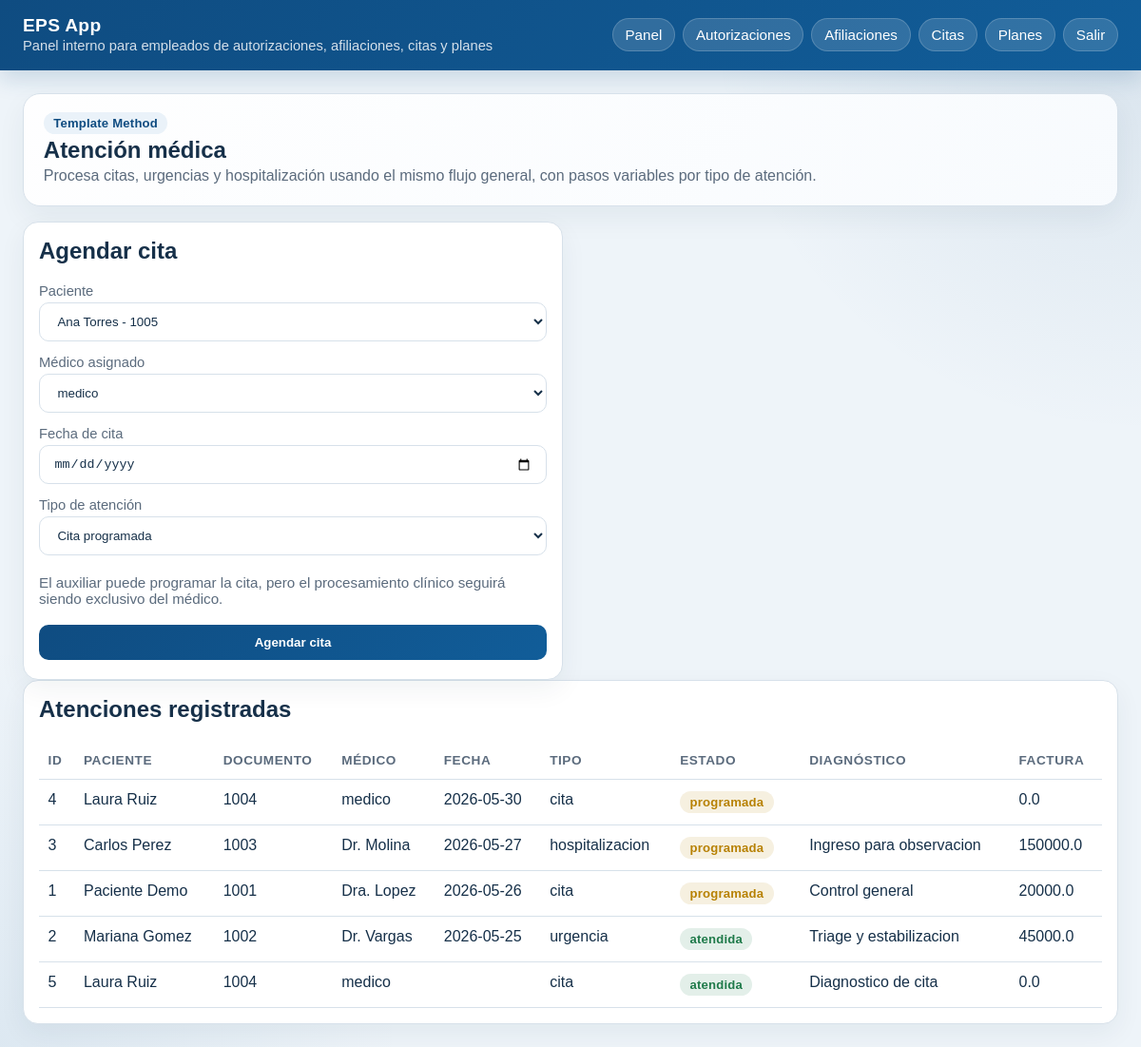
The app's page /citas/ (signed in), older data.
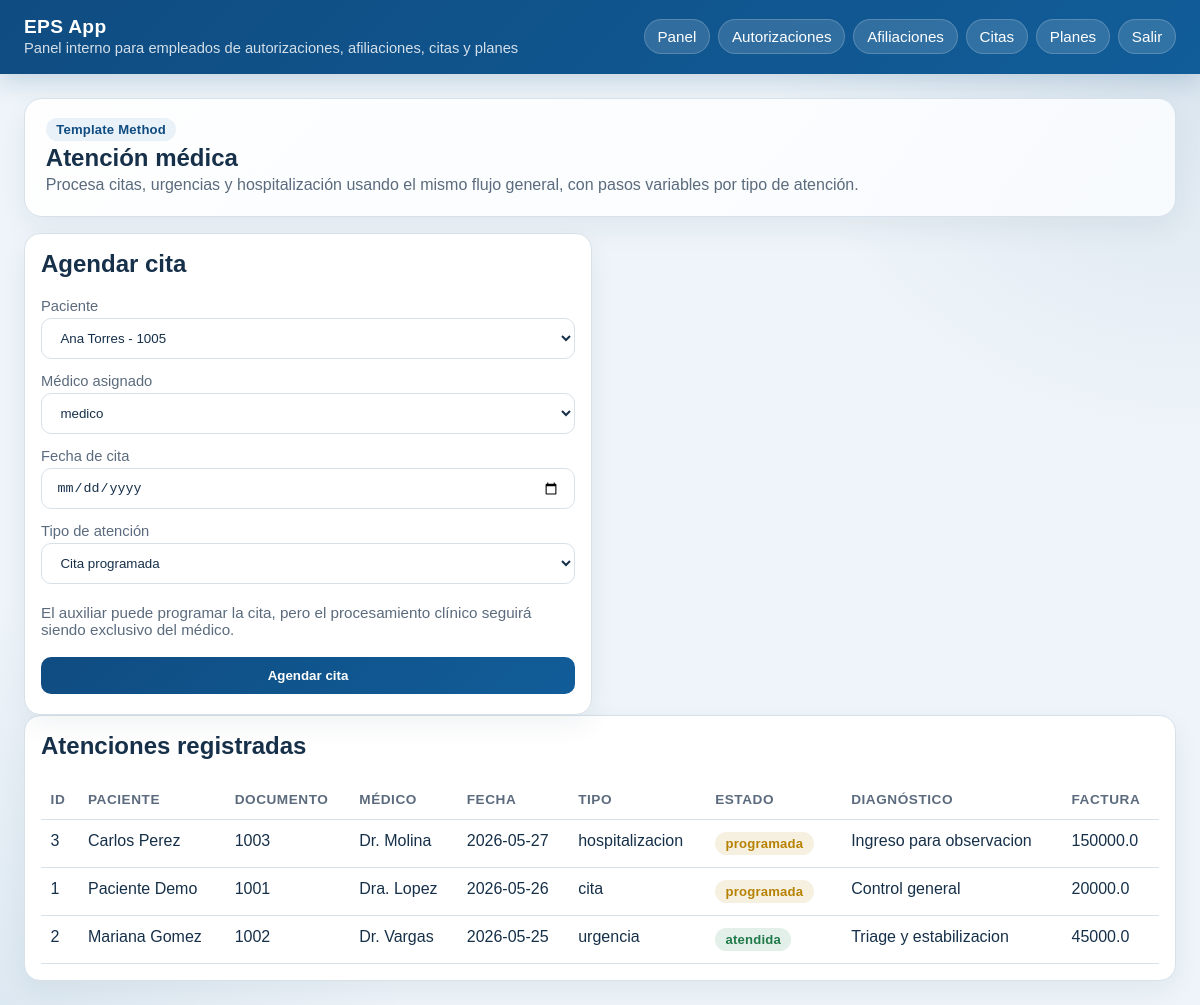
The same page, newer data.
### tables this page shows
CREATE TABLE citas (
            id INTEGER PRIMARY KEY AUTOINCREMENT,
            paciente_id INTEGER NOT NULL,
            medico TEXT NOT NULL,
            fecha TEXT NOT NULL,
            tipo_atencion TEXT NOT NULL,
            estado TEXT NOT NULL,
            motivo_consulta TEXT,
            diagnostico TEXT,
            observaciones TEXT,
            triage TEXT,
            signos_vitales TEXT,
            intervenciones TEXT,
            habitacion TEXT,
            fecha_ingreso TEXT,
            fecha_alta TEXT,
            factura_total REAL NOT NULL DEFAULT 0,
            FOREIGN KEY(paciente_id) REFERENCES pacientes(id)
        );

CREATE TABLE pacientes (
            id INTEGER PRIMARY KEY AUTOINCREMENT,
            nombre TEXT NOT NULL,
            documento TEXT UNIQUE NOT NULL,
            direccion TEXT,
            telefono TEXT,
            email TEXT,
            estado_afiliacion TEXT NOT NULL DEFAULT 'pendiente',
            plan_id INTEGER NOT NULL DEFAULT 1,
            FOREIGN KEY(plan_id) REFERENCES planes(id)
        );

### presentation/controllers/appointment_controller.py (the view)
@appointment_bp.route("/")
@login_required
@role_required("medico", "admin", "auxiliar")
def index():
    appointments = appointment_service.list_appointments()
    return render_template(
        "citas/index.html",
        appointments=appointments,
        patients=appointment_service.list_patients(),
        medicos=appointment_service.list_medicos(),
        medico_actual=session.get("username"),
        puede_procesar=session.get("rol") == "medico",
        puede_agendar=session.get("rol") in ("auxiliar", "admin"),
    )

### business/services/appointment_service.py (called while the page is built)
    def list_appointments(self):
        return self.appointment_dao.list_all()

    def list_patients(self):
        connection = get_connection()
        return connection.execute("SELECT id, nombre, documento FROM pacientes ORDER BY nombre").fetchall()

    def list_medicos(self):
        connection = get_connection()
        return connection.execute(
            "SELECT id, username, rol FROM usuarios WHERE rol = 'medico' AND activo = 1 ORDER BY username"
        ).fetchall()

### data/database.py (called while the page is built)
def get_connection():
    if "db" not in g:
        database_path = Path(current_app.config["DATABASE"])
        connection = sqlite3.connect(database_path)
        connection.row_factory = sqlite3.Row
        g.db = connection
    return g.db

def close_connection(_error=None):
    connection = g.pop("db", None)
    if connection is not None:
        connection.close()

### presentation/controllers/auth_controller.py (called while the page is built)
def login_required(view):
    @wraps(view)
    def wrapped(*args, **kwargs):
        if "user_id" not in session:
            return redirect(url_for("auth.login"))
        return view(*args, **kwargs)
    return wrapped

def role_required(*allowed_roles):
    def decorator(view):
        @wraps(view)
        def wrapped(*args, **kwargs):
            if session.get("rol") not in allowed_roles:
                return redirect(url_for("auth.dashboard"))
            return view(*args, **kwargs)
        return wrapped
    return decorator

### presentation/templates/citas/index.html (shortened to what this page needs)
{% extends 'base.html' %}
{% block content %}
<section class="hero">
  <div class="badge">Template Method</div>
  <h1>Atención médica</h1>
  <p>Procesa citas, urgencias y hospitalización usando el mismo flujo general, con pasos variables por tipo de atención.</p>
</section>
<section class="grid two">
  <article class="card">
    <h2>{% if puede_procesar %}Registrar atención{% elif puede_agendar %}Agendar cita{% else %}Atención médica{% endif %}</h2>
    {% if puede_procesar %}
    <form method="post" action="{{ url_for('appointment.procesar') }}">
      <label for="paciente_id">Paciente</label>
      <select id="paciente_id" name="paciente_id">
        {% for patient in patients %}
          <option value="{{ patient['id'] }}">{{ patient['nombre'] }} - {{ patient['documento'] }}</option>
        {% endfor %}
      </select>
      <label for="medico">Médico</label>
      <input id="medico" name="medico" type="text" value="{{ medico_actual }}" readonly>
      <label for="fecha">Fecha</label>
      <input id="fecha" name="fecha" type="date">
      <label for="tipo_atencion">Tipo de atención</label>
      <select id="tipo_atencion" name="tipo_atencion">
        <option value="cita">Cita programada</option>
        <option value="urgencia">Urgencia inmediata</option>
        <option value="hospitalizacion">Hospitalización</option>
      </select>
      <div id="campos_clinicos" style="margin-top:.6rem">
        <div id="campo_motivo">
          <label for="motivo_consulta">Motivo de la consulta</label>
          <input id="motivo_consulta" name="motivo_consulta" type="text">
        </div>
        <div id="campo_observaciones">
          <label for="observaciones">Observaciones / Indicaciones</label>
          <textarea id="observaciones" name="observaciones" rows="3"></textarea>
        </div>
        <div id="campo_triage" style="display:none">
          <label for="triage">Nivel de triage</label>
          <select id="triage" name="triage">
            <option value="">--</option>
            <option value="verde">Verde</option>
            <option value="amarillo">Amarillo</option>
            <option value="naranja">Naranja</option>
            <option value="rojo">Rojo</option>
          </select>
        </div>
        <div id="campo_signos" style="display:none">
          <label for="signos_vitales">Signos vitales</label>
          <input id="signos_vitales" name="signos_vitales" type="text" placeholder="TA:120/80, FC:80, FR:16">
        </div>
        <div id="campo_intervenciones" style="display:none">
          <label for="intervenciones">Intervenciones realizadas</label>
          <textarea id="intervenciones" name="intervenciones" rows="2"></textarea>
        </div>
        <div id="campo_habitacion" style="display:none">
          <label for="habitacion">Habitación asignada</label>
          <input id="habitacion" name="habitacion" type="text">
        </div>
        <div id="campo_fecha_ingreso" style="display:none">
          <label for="fecha_ingreso">Fecha de ingreso</label>
          <input id="fecha_ingreso" name="fecha_ingreso" type="date">
        </div>
        <div id="campo_fecha_alta" style="display:none">
          <label for="fecha_alta">Fecha probable de alta</label>
          <input id="fecha_alta" name="fecha_alta" type="date">
        </div>
      </div>
      <script>
        function updateClinicalFields() {
          var tipo = document.getElementById('tipo_atencion').value;
          document.getElementById('campo_triage').style.display = (tipo==='urgencia') ? 'block' : 'none';
          document.getElementById('campo_signos').style.display = (tipo==='urgencia') ? 'block' : 'none';
          document.getElementById('campo_intervenciones').style.display = (tipo==='urgencia') ? 'block' : 'none';
          document.getElementById('campo_habitacion').style.display = (tipo==='hospitalizacion') ? 'block' : 'none';
          document.getElementById('campo_fecha_ingreso').style.display = (tipo==='hospitalizacion') ? 'block' : 'none';
          document.getElementById('campo_fecha_alta').style.display = (tipo==='hospitalizacion') ? 'block' : 'none';
        }
        document.getElementById('tipo_atencion').addEventListener('change', updateClinicalFields);
        window.addEventListener('load', updateClinicalFields);
      </script>
      <button type="submit">Procesar atención</button>
    </form>
    {% elif puede_agendar %}
    <form method="post" action="{{ url_for('appointment.agendar') }}">
      <label for="paciente_id">Paciente</label>
      <select id="paciente_id" name="paciente_id">
        {% for patient in patients %}
          <option value="{{ patient['id'] }}">{{ patient['nombre'] }} - {{ patient['documento'] }}</option>
        {% endfor %}
      </select>
      <label for="medico">Médico asignado</label>
      <select id="medico" name="medico">
        {% for medico in medicos %}
          <option value="{{ medico['username'] }}">{{ medico['username'] }}</option>
        {% endfor %}
      </select>
      <label for="fecha">Fecha de cita</label>
      <input id="fecha" name="fecha" type="date">
      <label for="tipo_atencion">Tipo de atención</label>
      <select id="tipo_atencion" name="tipo_atencion">
        <option value="cita">Cita programada</option>
      </select>
      <p class="meta">El auxiliar puede programar la cita, pero el procesamiento clínico seguirá siendo exclusivo del médico.</p>
      <button type="submit">Agendar cita</button>
    </form>
    {% else %}
      <p class="empty">Solo el médico puede procesar atenciones. Si tu rol es auxiliar, aquí verás el historial y podrás agendar citas.</p>
    {% endif %}
  </article>
</section>
<section class="card">
  <h2>Atenciones registradas</h2>
  {% if appointments %}
  <table>
    <thead>
      <tr>
        <th>ID</th>
        <th>Paciente</th>
        <th>Documento</th>
        <th>Médico</th>
        <th>Fecha</th>
        <th>Tipo</th>
        <th>Estado</th>
        <th>Diagnóstico</th>
        <th>Factura</th>
      </tr>
    </thead>
    <tbody>
      {% for item in appointments %}
      <tr>
        <td>{{ item.id }}</td>
        <td>{{ item.paciente_nombre }}</td>
        <td>{{ item.paciente_documento }}</td>
        <td>{{ item.medico }}</td>
        <td>{{ item.fecha }}</td>
        <td>{{ item.tipo_atencion }}</td>
        <td><span class="badge {% if item.estado == 'atendida' %}success{% else %}warning{% endif %}">{{ item.estado }}</span></td>
        <td>{{ item.diagnostico }}</td>
        <td>{{ item.factura_total }}</td>
      </tr>
      {% endfor %}
    </tbody>
  </table>
  {% else %}
    <p class="empty">No hay atenciones registradas todavía.</p>
  {% endif %}
</section>
{% endblock %}

### presentation/templates/base.html (shortened to what this page needs)
<!doctype html>
<html lang="es">
<head>
</head>
<body>
  <header>
    <div class="header-row">
      <div class="brand">
        <strong>EPS App</strong>
        <span>Panel interno para empleados de autorizaciones, afiliaciones, citas y planes</span>
      </div>
      <nav>
        <a href="/dashboard">Panel</a>
        {% if session.get('rol') in ['admin', 'medico', 'auxiliar'] %}
          <a href="/autorizaciones/">Autorizaciones</a>
        {% endif %}
        {% if session.get('rol') in ['admin', 'auxiliar'] %}
          <a href="/afiliaciones/">Afiliaciones</a>
        {% endif %}
        {% if session.get('rol') in ['admin', 'medico', 'auxiliar'] %}
          <a href="/citas/">Citas</a>
        {% endif %}
        {% if session.get('rol') in ['admin', 'auxiliar'] %}
          <a href="/planes/">Planes</a>
        {% endif %}
        <a href="/logout">Salir</a>
      </nav>
    </div>
  </header>
  <main>
    {% block content %}{% endblock %}
  </main>
</body>
</html>

### presentation/templates/base.html (style rules this page uses)
:root { --bg: #eef4f9; --panel: #ffffff; --panel-soft: #f8fbfe; --text: #163049; --muted: #5b6b7d; --primary: #0f4c81; --primary-2: #115d99; --border: #d7e1ea; --success: #1f7a4a; --warning: #b78103; --danger: #a23434; }
* { box-sizing: border-box; }
body { font-family: Arial, sans-serif; margin: 0; background: radial-gradient(circle at top right, rgba(15,76,129,.10), transparent 28%), radial-gradient(circle at bottom left, rgba(17,93,153,.08), transparent 26%), var(--bg); color: var(--text); }
header { background: linear-gradient(135deg, var(--primary), var(--primary-2)); color: white; padding: 1rem 1.5rem 1.1rem; box-shadow: 0 8px 24px rgba(15,76,129,.18); }
.header-row { display: flex; align-items: center; justify-content: space-between; gap: 1rem; flex-wrap: wrap; }
.brand { display: flex; flex-direction: column; gap: .15rem; }
.brand strong { font-size: 1.2rem; letter-spacing: .3px; }
.brand span { color: rgba(255,255,255,.82); font-size: .92rem; }
nav { display: flex; gap: .5rem; flex-wrap: wrap; }
nav a { color: white; text-decoration: none; background: rgba(255,255,255,.14); border: 1px solid rgba(255,255,255,.18); padding: .5rem .8rem; border-radius: 999px; font-size: .95rem; }
main { padding: 1.5rem; max-width: 1200px; margin: 0 auto; }
.hero { background: linear-gradient(135deg, rgba(255,255,255,.95), rgba(248,251,254,.98)); border: 1px solid var(--border); border-radius: 18px; padding: 1.2rem 1.3rem; margin-bottom: 1rem; box-shadow: 0 12px 30px rgba(18,49,74,.06); }
.hero h1, .hero h2, .hero p { margin: .2rem 0; }
.hero p { color: var(--muted); }
.grid { display: grid; gap: 1rem; }
.grid.two { grid-template-columns: repeat(2, minmax(0, 1fr)); }
.card { background: var(--panel); border: 1px solid var(--border); border-radius: 16px; padding: 1rem; box-shadow: 0 10px 28px rgba(18,49,74,.06); }
.card h2, .card h3 { margin-top: 0; }
.meta { color: var(--muted); font-size: .95rem; }
.badge { display: inline-flex; align-items: center; gap: .35rem; padding: .25rem .65rem; border-radius: 999px; background: #eaf2f9; color: var(--primary); font-size: .82rem; font-weight: 700; letter-spacing: .2px; margin-right: .35rem; }
.badge.success { background: rgba(31,122,74,.12); color: var(--success); }
.badge.warning { background: rgba(183,129,3,.12); color: var(--warning); }
input, select, button, textarea { padding: .7rem .9rem; margin: .25rem 0; width: 100%; box-sizing: border-box; border: 1px solid var(--border); border-radius: 10px; background: white; color: var(--text); }
label { display: block; font-size: .92rem; color: var(--muted); margin-top: .6rem; }
button { background: linear-gradient(135deg, var(--primary), var(--primary-2)); color: white; border: 0; border-radius: 10px; cursor: pointer; font-weight: 700; }
table { width: 100%; border-collapse: collapse; }
th, td { text-align: left; padding: .75rem .6rem; border-bottom: 1px solid var(--border); vertical-align: top; }
th { color: var(--muted); font-size: .85rem; text-transform: uppercase; letter-spacing: .04em; }

Row changes from the older to the newer data that the page shows:
removed citas: id "4", paciente_nombre "Laura Ruiz", paciente_documento "1004", medico "medico", fecha "2026-05-30", tipo_atencion "cita", estado "programada", factura_total "0.0"
removed citas: id "5", paciente_nombre "Laura Ruiz", paciente_documento "1004", medico "medico", tipo_atencion "cita", estado "atendida", diagnostico "Diagnostico de cita", factura_total "0.0"
